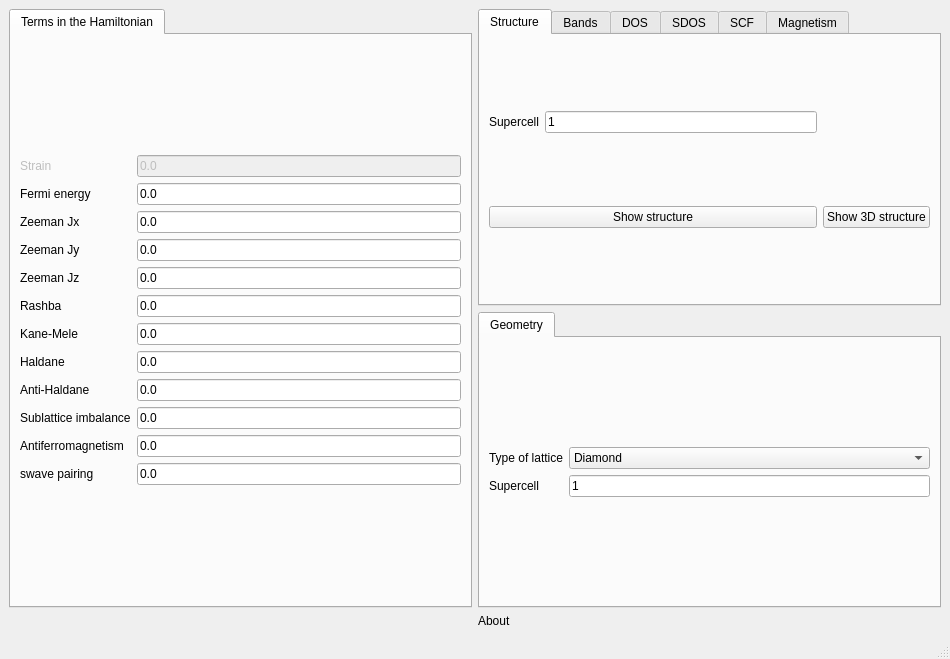
<?xml version="1.0" encoding="UTF-8"?>
<ui version="4.0">
 <class>MainWindow</class>
 <widget class="QMainWindow" name="MainWindow">
  <property name="geometry">
   <rect>
    <x>0</x>
    <y>0</y>
    <width>950</width>
    <height>659</height>
   </rect>
  </property>
  <property name="windowTitle">
   <string>3D crystals</string>
  </property>
  <widget class="QWidget" name="centralwidget">
   <layout class="QGridLayout" name="gridLayout_6">
    <item row="0" column="0" rowspan="2">
     <widget class="QTabWidget" name="tabWidget_2">
      <property name="currentIndex">
       <number>0</number>
      </property>
      <widget class="QWidget" name="tab_3">
       <attribute name="title">
        <string>Terms in the Hamiltonian</string>
       </attribute>
       <layout class="QGridLayout" name="gridLayout_7">
        <item row="0" column="0">
         <layout class="QGridLayout" name="gridLayout">
          <item row="1" column="1">
           <widget class="QLineEdit" name="fermi">
            <property name="enabled">
             <bool>true</bool>
            </property>
            <property name="text">
             <string>0.0</string>
            </property>
           </widget>
          </item>
          <item row="5" column="1">
           <widget class="QLineEdit" name="rashba">
            <property name="text">
             <string>0.0</string>
            </property>
           </widget>
          </item>
          <item row="9" column="1">
           <widget class="QLineEdit" name="mAB">
            <property name="text">
             <string>0.0</string>
            </property>
           </widget>
          </item>
          <item row="6" column="0">
           <widget class="QLabel" name="label_11">
            <property name="text">
             <string>Kane-Mele</string>
            </property>
           </widget>
          </item>
          <item row="3" column="0">
           <widget class="QLabel" name="label_4">
            <property name="text">
             <string>Zeeman Jy</string>
            </property>
           </widget>
          </item>
          <item row="2" column="0">
           <widget class="QLabel" name="label_3">
            <property name="text">
             <string>Zeeman Jx</string>
            </property>
           </widget>
          </item>
          <item row="4" column="0">
           <widget class="QLabel" name="label_5">
            <property name="text">
             <string>Zeeman Jz</string>
            </property>
           </widget>
          </item>
          <item row="8" column="0">
           <widget class="QLabel" name="label_25">
            <property name="text">
             <string>Anti-Haldane</string>
            </property>
           </widget>
          </item>
          <item row="6" column="1">
           <widget class="QLineEdit" name="kanemele">
            <property name="text">
             <string>0.0</string>
            </property>
           </widget>
          </item>
          <item row="10" column="1">
           <widget class="QLineEdit" name="mAF">
            <property name="text">
             <string>0.0</string>
            </property>
           </widget>
          </item>
          <item row="5" column="0">
           <widget class="QLabel" name="label_10">
            <property name="text">
             <string>Rashba</string>
            </property>
           </widget>
          </item>
          <item row="10" column="0">
           <widget class="QLabel" name="label_13">
            <property name="text">
             <string>Antiferromagnetism</string>
            </property>
           </widget>
          </item>
          <item row="9" column="0">
           <widget class="QLabel" name="label_12">
            <property name="text">
             <string>Sublattice imbalance</string>
            </property>
           </widget>
          </item>
          <item row="7" column="0">
           <widget class="QLabel" name="label_24">
            <property name="text">
             <string>Haldane</string>
            </property>
           </widget>
          </item>
          <item row="11" column="0">
           <widget class="QLabel" name="label_26">
            <property name="text">
             <string>swave pairing</string>
            </property>
           </widget>
          </item>
          <item row="7" column="1">
           <widget class="QLineEdit" name="haldane">
            <property name="text">
             <string>0.0</string>
            </property>
           </widget>
          </item>
          <item row="3" column="1">
           <widget class="QLineEdit" name="By">
            <property name="text">
             <string>0.0</string>
            </property>
           </widget>
          </item>
          <item row="1" column="0">
           <widget class="QLabel" name="label">
            <property name="text">
             <string>Fermi energy</string>
            </property>
           </widget>
          </item>
          <item row="4" column="1">
           <widget class="QLineEdit" name="Bz">
            <property name="text">
             <string>0.0</string>
            </property>
           </widget>
          </item>
          <item row="2" column="1">
           <widget class="QLineEdit" name="Bx">
            <property name="text">
             <string>0.0</string>
            </property>
           </widget>
          </item>
          <item row="8" column="1">
           <widget class="QLineEdit" name="antihaldane">
            <property name="text">
             <string>0.0</string>
            </property>
           </widget>
          </item>
          <item row="11" column="1">
           <widget class="QLineEdit" name="swave">
            <property name="text">
             <string>0.0</string>
            </property>
           </widget>
          </item>
          <item row="0" column="0">
           <widget class="QLabel" name="label_44">
            <property name="enabled">
             <bool>false</bool>
            </property>
            <property name="text">
             <string>Strain</string>
            </property>
           </widget>
          </item>
          <item row="0" column="1">
           <widget class="QLineEdit" name="strain">
            <property name="enabled">
             <bool>false</bool>
            </property>
            <property name="text">
             <string>0.0</string>
            </property>
           </widget>
          </item>
         </layout>
        </item>
       </layout>
      </widget>
     </widget>
    </item>
    <item row="0" column="1">
     <widget class="QTabWidget" name="tabWidget_3">
      <property name="currentIndex">
       <number>0</number>
      </property>
      <widget class="QWidget" name="tab_4">
       <attribute name="title">
        <string>Structure</string>
       </attribute>
       <layout class="QGridLayout" name="gridLayout_11">
        <item row="0" column="0">
         <layout class="QGridLayout" name="gridLayout_3">
          <item row="0" column="0">
           <widget class="QLabel" name="label_7">
            <property name="text">
             <string>Supercell</string>
            </property>
           </widget>
          </item>
          <item row="0" column="1">
           <widget class="QLineEdit" name="nsuper_struct">
            <property name="text">
             <string>1</string>
            </property>
           </widget>
          </item>
         </layout>
        </item>
        <item row="1" column="0">
         <widget class="QPushButton" name="show_structure">
          <property name="text">
           <string>Show structure</string>
          </property>
         </widget>
        </item>
        <item row="1" column="1">
         <widget class="QPushButton" name="show_structure_3d">
          <property name="text">
           <string>Show 3D structure</string>
          </property>
         </widget>
        </item>
       </layout>
      </widget>
      <widget class="QWidget" name="tab_5">
       <attribute name="title">
        <string>Bands</string>
       </attribute>
       <layout class="QGridLayout" name="gridLayout_8">
        <item row="0" column="0">
         <widget class="QPushButton" name="show_bands">
          <property name="text">
           <string>Band structure</string>
          </property>
         </widget>
        </item>
        <item row="1" column="0">
         <layout class="QGridLayout" name="gridLayout_2">
          <item row="1" column="1">
           <widget class="QLineEdit" name="nk_bands">
            <property name="text">
             <string>100</string>
            </property>
           </widget>
          </item>
          <item row="0" column="0">
           <widget class="QLabel" name="label_15">
            <property name="text">
             <string>Operator</string>
            </property>
           </widget>
          </item>
          <item row="0" column="1">
           <widget class="QComboBox" name="bands_color">
            <property name="currentIndex">
             <number>0</number>
            </property>
            <item>
             <property name="text">
              <string>None</string>
             </property>
            </item>
            <item>
             <property name="text">
              <string>Interface</string>
             </property>
            </item>
            <item>
             <property name="text">
              <string>z-position</string>
             </property>
            </item>
            <item>
             <property name="text">
              <string>Sx</string>
             </property>
            </item>
            <item>
             <property name="text">
              <string>Sy</string>
             </property>
            </item>
            <item>
             <property name="text">
              <string>Sz</string>
             </property>
            </item>
            <item>
             <property name="text">
              <string>Valley</string>
             </property>
            </item>
           </widget>
          </item>
          <item row="1" column="0">
           <widget class="QLabel" name="label_9">
            <property name="text">
             <string># kpoints</string>
            </property>
           </widget>
          </item>
         </layout>
        </item>
       </layout>
      </widget>
      <widget class="QWidget" name="tab_6">
       <attribute name="title">
        <string>DOS</string>
       </attribute>
       <layout class="QGridLayout" name="gridLayout_13">
        <item row="0" column="0">
         <widget class="QPushButton" name="show_dos">
          <property name="text">
           <string>Density of states</string>
          </property>
         </widget>
        </item>
        <item row="1" column="0">
         <layout class="QGridLayout" name="gridLayout_5">
          <item row="0" column="0">
           <widget class="QLabel" name="label_16">
            <property name="text">
             <string>Smearing</string>
            </property>
           </widget>
          </item>
          <item row="0" column="1">
           <widget class="QLineEdit" name="smearing_dos">
            <property name="text">
             <string>0.1</string>
            </property>
           </widget>
          </item>
          <item row="1" column="1">
           <widget class="QLineEdit" name="nk_dos">
            <property name="text">
             <string>3000</string>
            </property>
           </widget>
          </item>
          <item row="1" column="0">
           <widget class="QLabel" name="label_2">
            <property name="text">
             <string># of kpoints</string>
            </property>
           </widget>
          </item>
          <item row="2" column="1">
           <widget class="QLineEdit" name="ne_dos">
            <property name="text">
             <string>600</string>
            </property>
           </widget>
          </item>
          <item row="2" column="0">
           <widget class="QLabel" name="label_17">
            <property name="text">
             <string># of energies</string>
            </property>
           </widget>
          </item>
         </layout>
        </item>
       </layout>
      </widget>
      <widget class="QWidget" name="tab">
       <attribute name="title">
        <string>SDOS</string>
       </attribute>
       <layout class="QGridLayout" name="gridLayout_14">
        <item row="0" column="0">
         <layout class="QGridLayout" name="gridLayout_9">
          <item row="0" column="1">
           <widget class="QLineEdit" name="ewindow_kdos">
            <property name="text">
             <string>0.5</string>
            </property>
           </widget>
          </item>
          <item row="0" column="0">
           <widget class="QLabel" name="label_20">
            <property name="text">
             <string>Energy window</string>
            </property>
           </widget>
          </item>
          <item row="1" column="1">
           <widget class="QLineEdit" name="mesh_kdos">
            <property name="text">
             <string>100</string>
            </property>
           </widget>
          </item>
          <item row="1" column="0">
           <widget class="QLabel" name="label_21">
            <property name="text">
             <string># of points</string>
            </property>
           </widget>
          </item>
         </layout>
        </item>
        <item row="1" column="0">
         <widget class="QPushButton" name="show_kdos">
          <property name="text">
           <string>Show Surface DOS</string>
          </property>
         </widget>
        </item>
       </layout>
      </widget>
      <widget class="QWidget" name="tab_8">
       <attribute name="title">
        <string>SCF</string>
       </attribute>
       <layout class="QGridLayout" name="gridLayout_15">
        <item row="0" column="0">
         <widget class="QTabWidget" name="tabWidget_4">
          <property name="currentIndex">
           <number>0</number>
          </property>
          <widget class="QWidget" name="tab_12">
           <attribute name="title">
            <string>Basic</string>
           </attribute>
           <layout class="QGridLayout" name="gridLayout_18">
            <item row="0" column="0" colspan="2">
             <layout class="QGridLayout" name="gridLayout_10">
              <item row="0" column="1">
               <widget class="QComboBox" name="scf_initialization">
                <item>
                 <property name="text">
                  <string>antiferro</string>
                 </property>
                </item>
                <item>
                 <property name="text">
                  <string>ferro</string>
                 </property>
                </item>
                <item>
                 <property name="text">
                  <string>random</string>
                 </property>
                </item>
               </widget>
              </item>
              <item row="0" column="0">
               <widget class="QLabel" name="label_22">
                <property name="text">
                 <string>Initialization</string>
                </property>
               </widget>
              </item>
              <item row="1" column="0">
               <widget class="QLabel" name="label_23">
                <property name="text">
                 <string>Hubbard</string>
                </property>
               </widget>
              </item>
              <item row="1" column="1">
               <widget class="QLineEdit" name="hubbard">
                <property name="text">
                 <string>2.0</string>
                </property>
               </widget>
              </item>
              <item row="2" column="0">
               <widget class="QLabel" name="label_34">
                <property name="text">
                 <string>Filling</string>
                </property>
               </widget>
              </item>
              <item row="2" column="1">
               <widget class="QLineEdit" name="filling_scf">
                <property name="text">
                 <string>0.5</string>
                </property>
               </widget>
              </item>
             </layout>
            </item>
            <item row="1" column="0">
             <widget class="QCheckBox" name="do_scf">
              <property name="text">
               <string>Include mean field</string>
              </property>
             </widget>
            </item>
            <item row="1" column="1">
             <widget class="QPushButton" name="solve_scf">
              <property name="text">
               <string>Solve SCF</string>
              </property>
             </widget>
            </item>
           </layout>
          </widget>
          <widget class="QWidget" name="tab_11">
           <attribute name="title">
            <string>Convergence</string>
           </attribute>
           <layout class="QGridLayout" name="gridLayout_19">
            <item row="0" column="0">
             <layout class="QGridLayout" name="gridLayout_12">
              <item row="0" column="0">
               <widget class="QLabel" name="label_32">
                <property name="text">
                 <string>Mixing</string>
                </property>
               </widget>
              </item>
              <item row="1" column="0">
               <widget class="QLabel" name="label_14">
                <property name="text">
                 <string># of kpoints</string>
                </property>
               </widget>
              </item>
              <item row="1" column="1">
               <widget class="QLineEdit" name="nk_scf">
                <property name="text">
                 <string>10</string>
                </property>
               </widget>
              </item>
              <item row="0" column="1">
               <widget class="QLineEdit" name="mix_scf">
                <property name="text">
                 <string>0.9</string>
                </property>
               </widget>
              </item>
              <item row="2" column="0">
               <widget class="QLabel" name="label_33">
                <property name="text">
                 <string>Smearing</string>
                </property>
               </widget>
              </item>
              <item row="2" column="1">
               <widget class="QLineEdit" name="smearing_scf">
                <property name="text">
                 <string>0.01</string>
                </property>
               </widget>
              </item>
             </layout>
            </item>
           </layout>
          </widget>
         </widget>
        </item>
       </layout>
      </widget>
      <widget class="QWidget" name="tab_13">
       <attribute name="title">
        <string>Magnetism</string>
       </attribute>
       <layout class="QGridLayout" name="gridLayout_16">
        <item row="0" column="0">
         <widget class="QPushButton" name="show_magnetism">
          <property name="text">
           <string>Show magnetism</string>
          </property>
         </widget>
        </item>
       </layout>
      </widget>
     </widget>
    </item>
    <item row="1" column="1">
     <widget class="QTabWidget" name="tabWidget">
      <property name="currentIndex">
       <number>0</number>
      </property>
      <property name="documentMode">
       <bool>false</bool>
      </property>
      <property name="tabsClosable">
       <bool>false</bool>
      </property>
      <property name="movable">
       <bool>false</bool>
      </property>
      <widget class="QWidget" name="tab_2">
       <attribute name="title">
        <string>Geometry</string>
       </attribute>
       <layout class="QGridLayout" name="gridLayout_17">
        <item row="0" column="0">
         <layout class="QGridLayout" name="gridLayout_4">
          <item row="1" column="1">
           <widget class="QLineEdit" name="nsuper">
            <property name="text">
             <string>1</string>
            </property>
           </widget>
          </item>
          <item row="1" column="0">
           <widget class="QLabel" name="label_6">
            <property name="text">
             <string>Supercell</string>
            </property>
           </widget>
          </item>
          <item row="0" column="0">
           <widget class="QLabel" name="label_8">
            <property name="text">
             <string>Type of lattice</string>
            </property>
           </widget>
          </item>
          <item row="0" column="1">
           <widget class="QComboBox" name="lattice">
            <item>
             <property name="text">
              <string>Diamond</string>
             </property>
            </item>
            <item>
             <property name="text">
              <string>Cubic</string>
             </property>
            </item>
            <item>
             <property name="text">
              <string>Pyrochlore</string>
             </property>
            </item>
           </widget>
          </item>
         </layout>
        </item>
       </layout>
      </widget>
     </widget>
    </item>
    <item row="2" column="1">
     <widget class="QLabel" name="label_46">
      <property name="toolTip">
       <string>This module allows to compute heterostructures consisting of two different films. You have to specify the parameters of the two films</string>
      </property>
      <property name="text">
       <string>About</string>
      </property>
     </widget>
    </item>
   </layout>
  </widget>
  <widget class="QMenuBar" name="menubar">
   <property name="geometry">
    <rect>
     <x>0</x>
     <y>0</y>
     <width>950</width>
     <height>28</height>
    </rect>
   </property>
  </widget>
  <widget class="QStatusBar" name="statusbar"/>
 </widget>
 <resources/>
 <connections/>
</ui>
